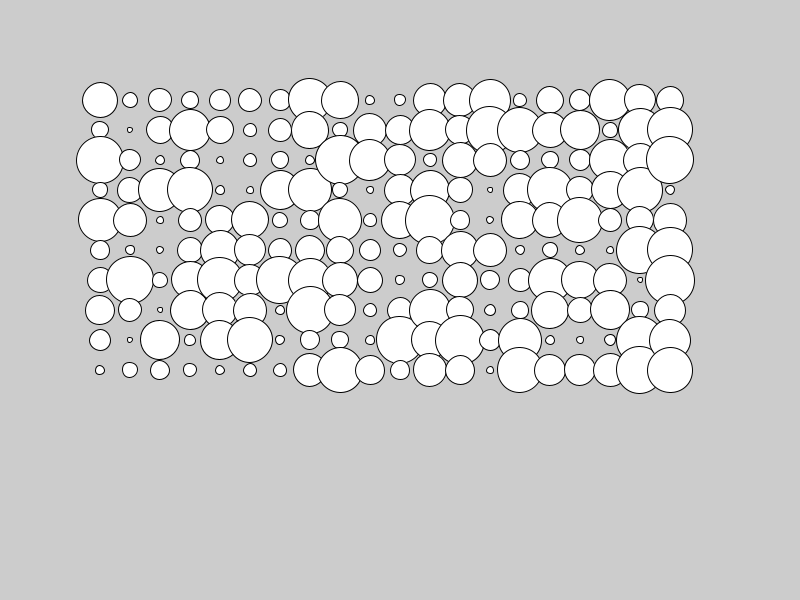
Frame 1 (no input)
Frame 60 (the mouse pressed at the canvas centre just before this capture): identical to frame 1, image omitted
Frame 120 (the mouse held since frame 60 and released just before this capture): identical to frame 1, image omitted

The Processing sketch that drew this single still picture (run headless with seeded random() and noise(); from frame 60 on, the mouse is pressed at the canvas centre):

// Processing sketch: kakunin1
// ── kakunin1.pde
int x;
int y;
float d;

void setup() {
  size(800, 600);
  for(int x = 0; x < 20; x++) {
    for(int y = 0; y < 10; y++) {
      randomCircle(x, y);
    }
  }
}

void draw() {

}

void randomCircle(int x, int y) {
  x = 100 + x * 30;
  y = 100 + y * 30;
  d = random(5, 50);
  ellipse(x, y, d, d);
}
